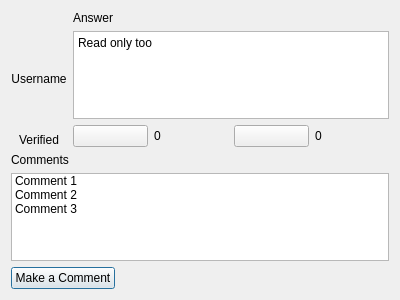
<?xml version="1.0" encoding="UTF-8"?>
<ui version="4.0">
 <class>answerWindow</class>
 <widget class="QDialog" name="answerWindow">
  <property name="geometry">
   <rect>
    <x>0</x>
    <y>0</y>
    <width>400</width>
    <height>300</height>
   </rect>
  </property>
  <property name="windowTitle">
   <string>Answer Window</string>
  </property>
  <layout class="QGridLayout" name="gridLayout">
   <item row="0" column="0">
    <layout class="QVBoxLayout" name="verticalLayout">
     <item>
      <widget class="QLabel" name="label_answerPic">
       <property name="text">
        <string/>
       </property>
       <property name="alignment">
        <set>Qt::AlignmentFlag::AlignCenter</set>
       </property>
      </widget>
     </item>
     <item>
      <widget class="QLabel" name="label_answerUser">
       <property name="sizePolicy">
        <sizepolicy hsizetype="Preferred" vsizetype="Preferred">
         <horstretch>0</horstretch>
         <verstretch>0</verstretch>
        </sizepolicy>
       </property>
       <property name="text">
        <string>Username</string>
       </property>
       <property name="alignment">
        <set>Qt::AlignmentFlag::AlignHCenter|Qt::AlignmentFlag::AlignTop</set>
       </property>
      </widget>
     </item>
     <item>
      <widget class="QLabel" name="label_3">
       <property name="sizePolicy">
        <sizepolicy hsizetype="Preferred" vsizetype="Maximum">
         <horstretch>0</horstretch>
         <verstretch>0</verstretch>
        </sizepolicy>
       </property>
       <property name="text">
        <string>Verified</string>
       </property>
       <property name="alignment">
        <set>Qt::AlignmentFlag::AlignCenter</set>
       </property>
      </widget>
     </item>
    </layout>
   </item>
   <item row="1" column="0" colspan="2">
    <layout class="QVBoxLayout" name="verticalLayout_3">
     <item>
      <widget class="QLabel" name="label">
       <property name="text">
        <string>Comments</string>
       </property>
      </widget>
     </item>
     <item>
      <widget class="QListWidget" name="listWidget">
       <item>
        <property name="text">
         <string>Comment 1</string>
        </property>
       </item>
       <item>
        <property name="text">
         <string>Comment 2</string>
        </property>
       </item>
       <item>
        <property name="text">
         <string>Comment 3</string>
        </property>
       </item>
      </widget>
     </item>
     <item>
      <widget class="QPushButton" name="pushButton_commentBtn">
       <property name="sizePolicy">
        <sizepolicy hsizetype="Maximum" vsizetype="Fixed">
         <horstretch>0</horstretch>
         <verstretch>0</verstretch>
        </sizepolicy>
       </property>
       <property name="text">
        <string>Make a Comment</string>
       </property>
      </widget>
     </item>
    </layout>
   </item>
   <item row="0" column="1">
    <layout class="QVBoxLayout" name="verticalLayout_2">
     <item>
      <widget class="QLabel" name="label_2">
       <property name="text">
        <string>Answer</string>
       </property>
      </widget>
     </item>
     <item>
      <widget class="QTextEdit" name="textEdit_AnswerQ">
       <property name="html">
        <string>&lt;!DOCTYPE HTML PUBLIC &quot;-//W3C//DTD HTML 4.0//EN&quot; &quot;http://www.w3.org/TR/REC-html40/strict.dtd&quot;&gt;
&lt;html&gt;&lt;head&gt;&lt;meta name=&quot;qrichtext&quot; content=&quot;1&quot; /&gt;&lt;meta charset=&quot;utf-8&quot; /&gt;&lt;style type=&quot;text/css&quot;&gt;
p, li { white-space: pre-wrap; }
hr { height: 1px; border-width: 0; }
li.unchecked::marker { content: &quot;\2610&quot;; }
li.checked::marker { content: &quot;\2612&quot;; }
&lt;/style&gt;&lt;/head&gt;&lt;body style=&quot; font-family:'Segoe UI'; font-size:9pt; font-weight:400; font-style:normal;&quot;&gt;
&lt;p style=&quot; margin-top:0px; margin-bottom:0px; margin-left:0px; margin-right:0px; -qt-block-indent:0; text-indent:0px;&quot;&gt;Read only too&lt;/p&gt;
&lt;p style=&quot;-qt-paragraph-type:empty; margin-top:0px; margin-bottom:0px; margin-left:0px; margin-right:0px; -qt-block-indent:0; text-indent:0px;&quot;&gt;&lt;br /&gt;&lt;/p&gt;&lt;/body&gt;&lt;/html&gt;</string>
       </property>
      </widget>
     </item>
     <item>
      <layout class="QHBoxLayout" name="horizontalLayout">
       <item>
        <widget class="QPushButton" name="pushButton_upAnswer">
         <property name="text">
          <string/>
         </property>
        </widget>
       </item>
       <item>
        <widget class="QLabel" name="label_upAnswerCount">
         <property name="text">
          <string>0</string>
         </property>
        </widget>
       </item>
       <item>
        <widget class="QPushButton" name="pushButton_downAnswer">
         <property name="text">
          <string/>
         </property>
        </widget>
       </item>
       <item>
        <widget class="QLabel" name="label_downAnswerCount">
         <property name="text">
          <string>0</string>
         </property>
        </widget>
       </item>
      </layout>
     </item>
    </layout>
   </item>
  </layout>
 </widget>
 <resources/>
 <connections/>
</ui>
